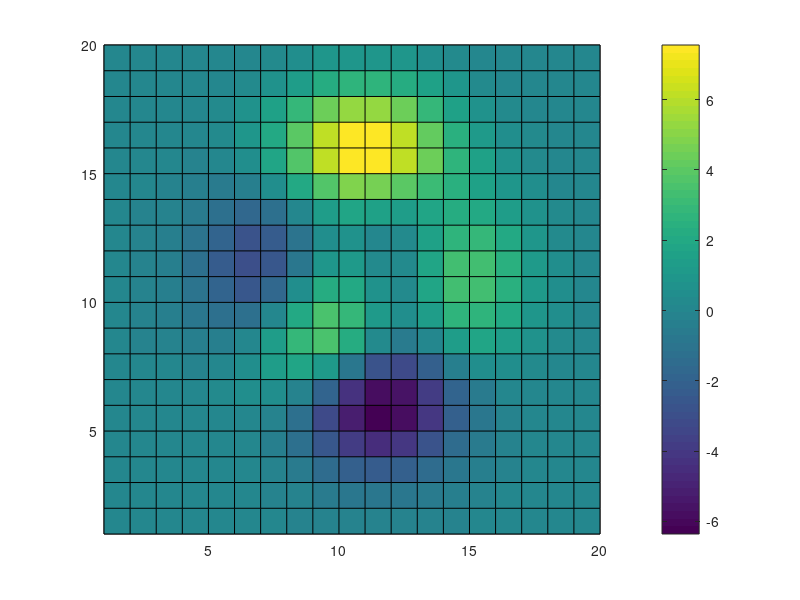
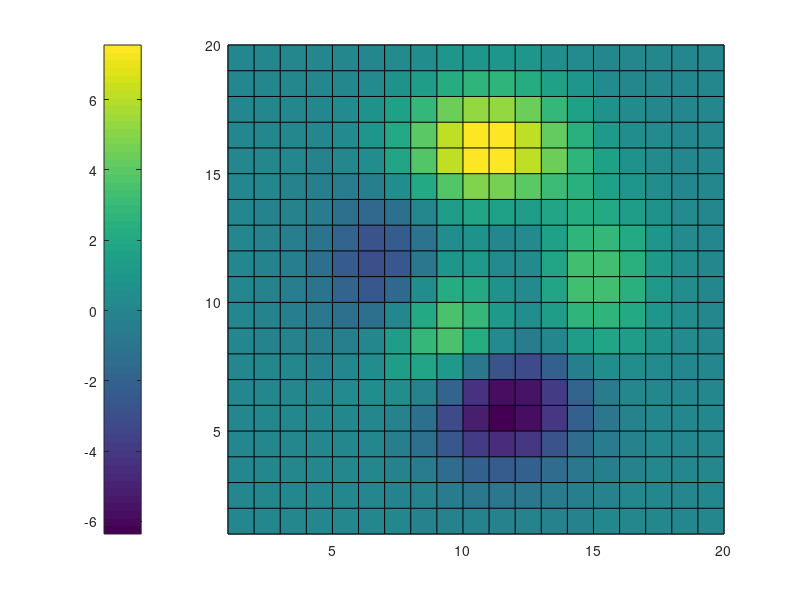
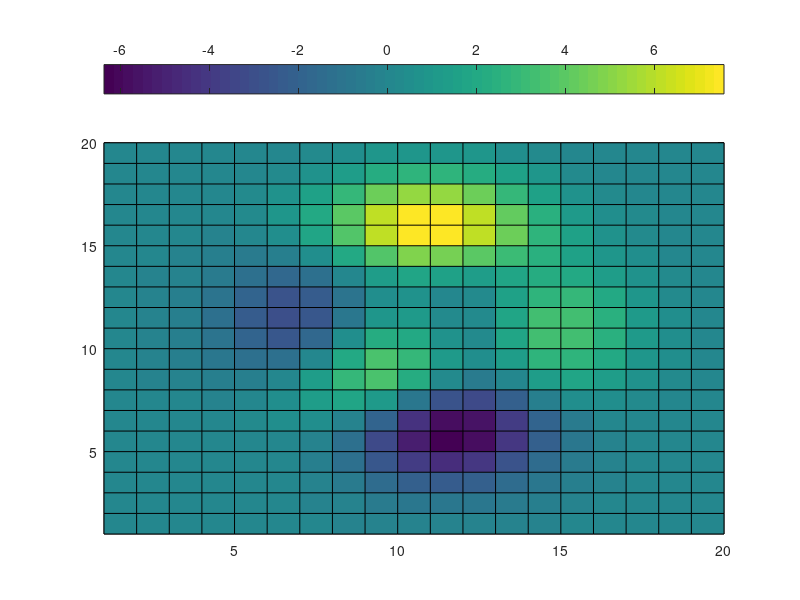
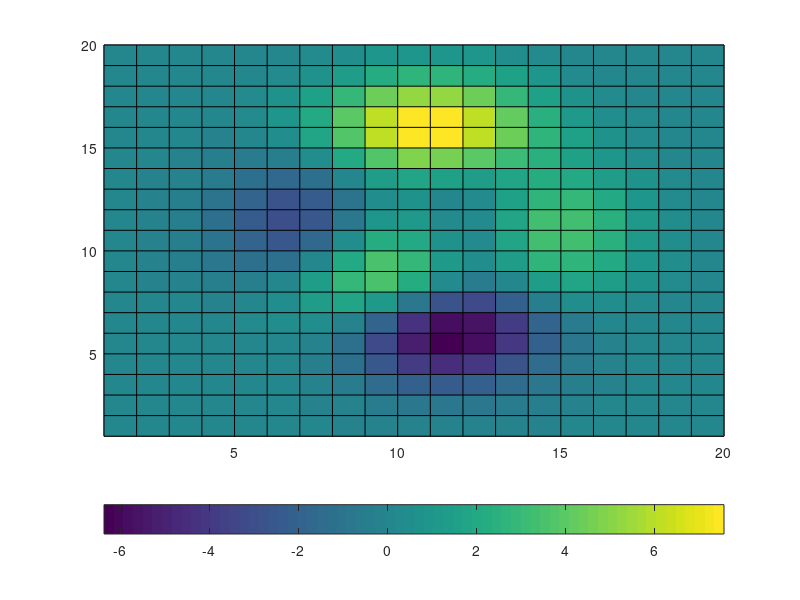

Reproduce these figures in MATLAB, in order.
% Smoke-test colorbar at various locations. Just verifies no errors are
% thrown — visual verification is manual.

C = peaks(20);

figure(1); clf
pcolor(C); colorbar('eastoutside');

figure(2); clf
pcolor(C); colorbar('westoutside');

figure(3); clf
pcolor(C); colorbar('northoutside');

figure(4); clf
pcolor(C); colorbar('southoutside');

% colorbar('off') should be a no-op (no error)
figure(5); clf
pcolor(C); colorbar; colorbar('off');

disp('SUCCESS');
